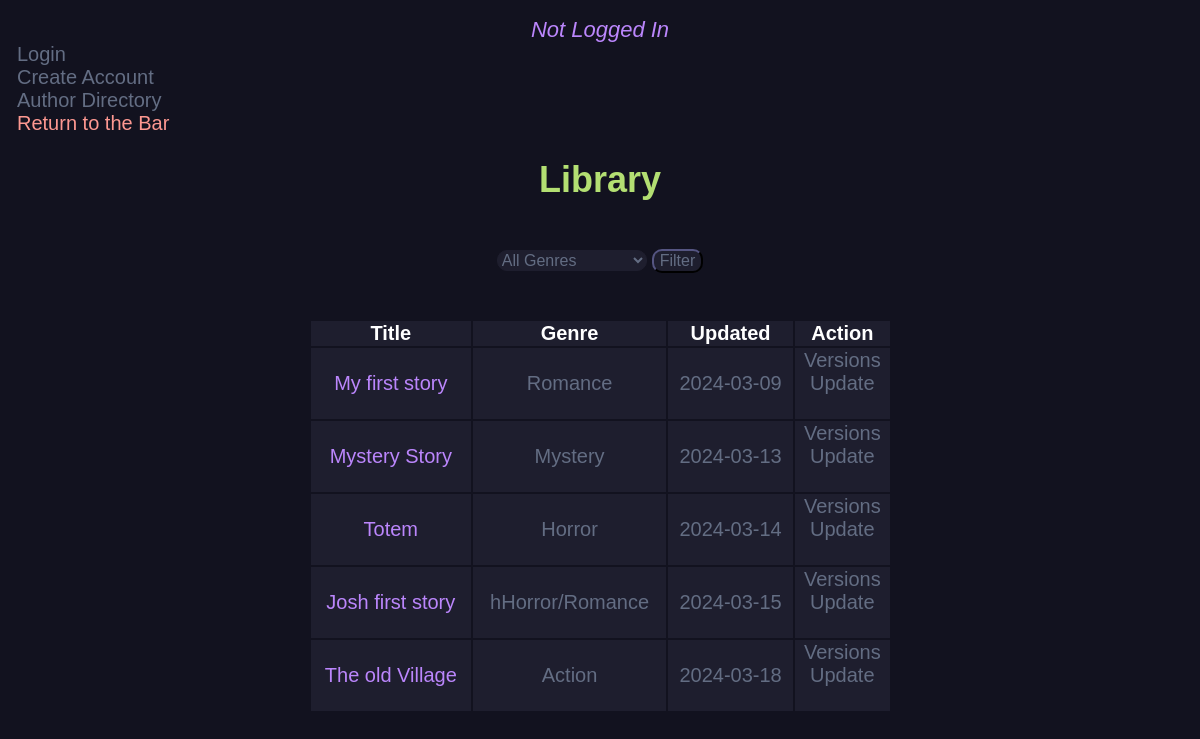
The page /story_db/ on the database as committed earlier.
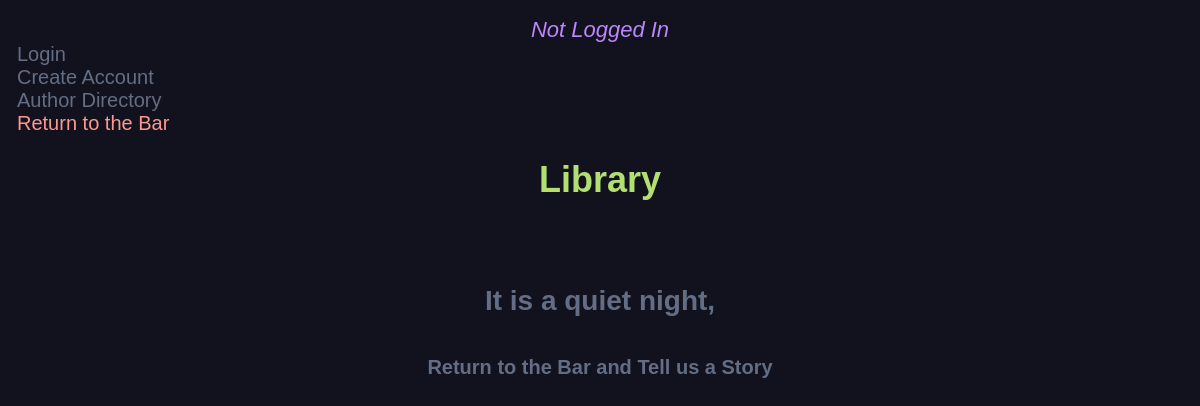
The same page on the database as committed later.
### main.py (models this page shows, shortened)
class NewStory(db.Model):
    id = db.Column(db.Integer, primary_key=True)
    title = db.Column(db.String(200), nullable=False)
    genre = db.Column(db.String(200), nullable=True)
    content = db.Column(db.Text, nullable=False)
    date_created = db.Column(db.DateTime, default=datetime.utcnow)
    author_id = db.Column(db.Integer, db.ForeignKey('user.id'), nullable=False)
    current_version_id = db.Column(db.Integer, db.ForeignKey('new_version.id'), nullable=True)
    __table_args__ = (
        ForeignKeyConstraint(['author_id'], ['user.id'], name='fk_new_story_author_id'),
        ForeignKeyConstraint(['current_version_id'], ['new_version.id'], name='fk_new_story_current_version_id')
    )
    current_version = db.relationship('NewVersion', foreign_keys=[current_version_id], post_update=True)
    versions = db.relationship('NewVersion', backref='story', lazy=True, cascade='all, delete-orphan', foreign_keys='NewVersion.story_id')

### main.py (the view)
@app.route('/story_db/', methods=['GET', 'POST'])
def story_db():
    stories = NewStory.query.order_by(NewStory.date_created).all()
    unique_genres = set(story.genre for story in stories)
    if request.method == "POST":
        select_genre = request.form.get('Genre')
        if select_genre and select_genre != 'ALL':
            stories = [story for story in stories if story.genre == select_genre]
    return render_template('story_db.html', stories=stories, unique_genres=unique_genres, current_user=current_user)

### templates/story_db.html (shortened to what this page needs)
 <!DOCTYPE html>
<link rel="stylesheet" href="{{ url_for('static', filename='css/story_db.css') }}">
{% block body %}
{% if current_user.is_authenticated %}
	<a href="/user_dir/" class="button">Author Directory</a><br>
	<a href="/logout/" class="button">Logout</a><br>
	<a href="/" class="return-to-bar">Return to the Bar</a>
	<div style = "text-align: center;">
		<em style = "color: #636d83; font-size: 22px; font-family: sans-serif;">
			Hello, {{ current_user.username }}!
		</em>
		<br>
	</div>
{% else %}
	<div style= "text-align: center;">
			<em style = "color: #BB86FC; font-size: 22px; font-family: sans-serif" >Not Logged In</em>
		</div>
		<a href="/login/" class="button">Login</a><br>
		<a href="/register/" class="button">Create Account</a><br>
		<a href="/user_dir/" class="button">Author Directory</a><br>
		<a href="/" class="return-to-bar">Return to the Bar</a>
{% endif %}
<div class="content">
	<h1 style="text-align: center;">Library</h1><br>
	{% if stories|length < 1 %}
	<h4 style="text-align: center;"> It is a quiet night,<br>
		<br><a href="/">Return to the Bar and Tell us a Story</a>
	</h4>
	{% else %}
	<div class = "form-cont">
	<form method="POST">
		<select class="form-input" name="Genre">
			<option value="ALL">All Genres</option>
		</select>
		<button class="form-input" type="submit">Filter</button>
	</form>
    </div>
	<br>
	<br>
	<table class="center-table">
		<tr>
			<th>Title</th>
			<th>Genre</th>
			<th>Updated</th>
			<th>Action</th>
		</tr>
		{%for story in stories %}
		<tr>
			<td><a href="{{ url_for('view_story', id=story.id) }}" class="story-link">{{ story.title }}</a></td>
			<td>{{story.genre}}</td>
			<td>{{ story.date_created.date() }}</td>
			<td>
				<a href="/versions/{{ story.id }}">Versions</a>
				<br>
				<a href="/update/{{ story.id }}">Update</a>
				<br>
				<br>
			</td>
		</tr>
		{% endfor %}
	</table>
	{% endif %}
</div>
{% endblock %}

### static/css/story_db.css (style rules this page uses)
h4 { font-size: 28px; color: #636d83; text-align: center; font-family: sans-serif; }
h1 { font-size: 36px; color: #B3DF72; text-align: center; font-family: sans-serif; }
a { color: #636d83; font-size: 20px; font-family: sans-serif; text-decoration: none; }
.return-to-bar { color: #FD9891; }

Rows that differ between the two databases and show on the page:
removed NewStory: title "My first story", genre "Romance", date_created "2024-03-09"
removed NewStory: title "Mystery Story", genre "Mystery", date_created "2024-03-13"
removed NewStory: title "Totem", genre "Horror", date_created "2024-03-14"
removed NewStory: title "Josh first story", genre "hHorror/Romance", date_created "2024-03-15"
removed NewStory: title "The old Village", genre "Action", date_created "2024-03-18"
Other text that changed with them:
form field Genre: "All Genres" → (not shown)
text no longer shown: "Filter Title Genre Updated Action"
text now shown: "It is a quiet night, Return to the Bar and Tell us a Story"
